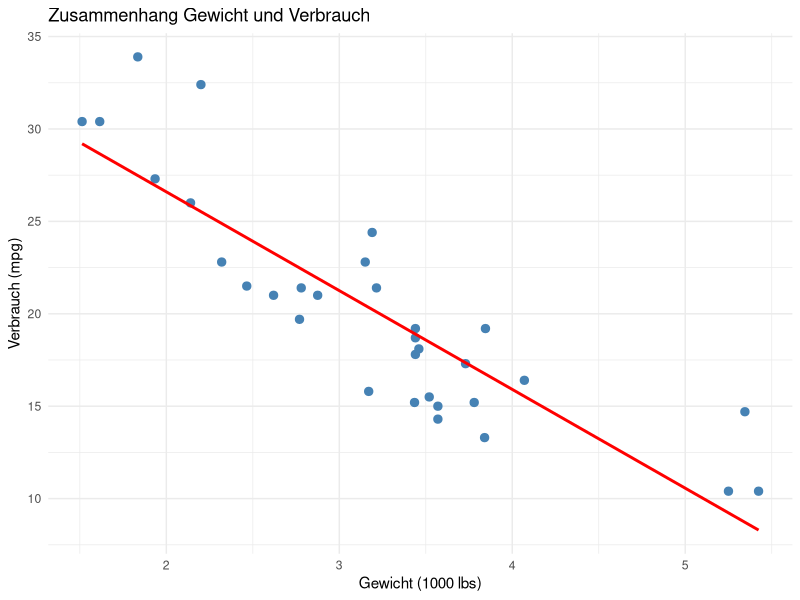
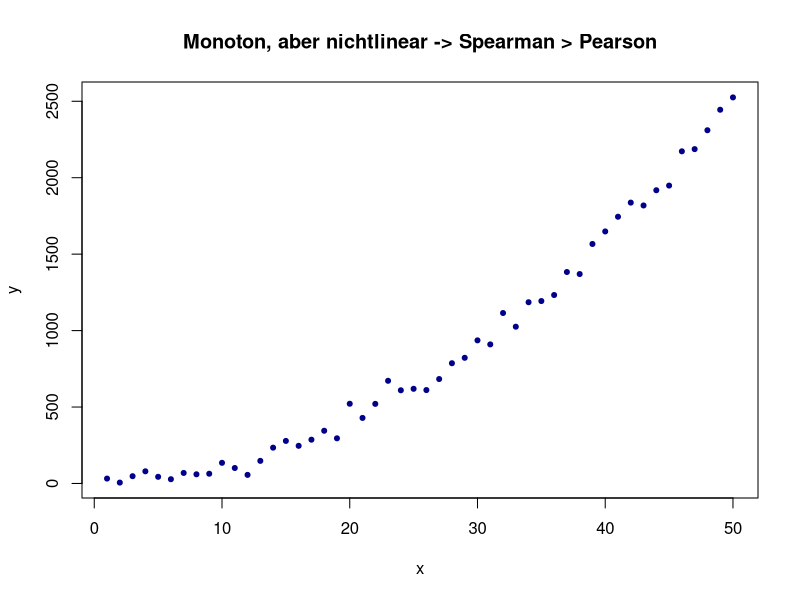
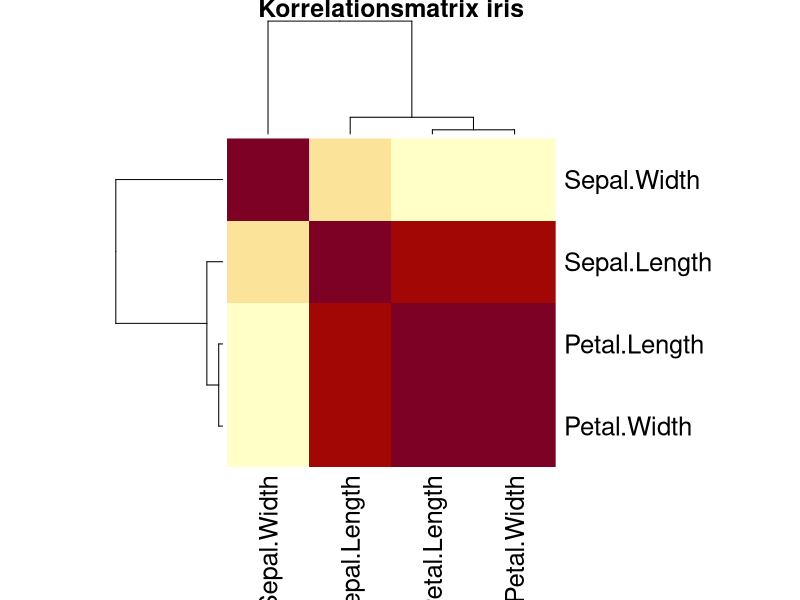
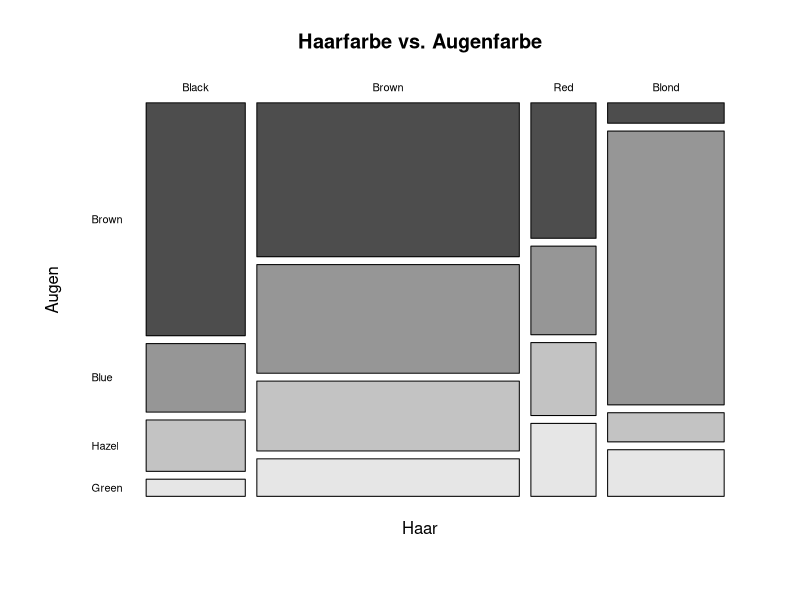

The R source for these figures, in order:
# =============================================================================
# Übung Kapitel 7: Tests für Zusammenhangsmaße
# Themen: Pearson- vs. Spearman-Korrelation, Korrelations-Signifikanztest,
#         Chi-Quadrat-Unabhängigkeitstest, Mosaikplot
# Datensätze: mtcars, iris, HairEyeColor (R-base)
# =============================================================================

# install.packages("ggplot2")
library(ggplot2)


# -----------------------------------------------------------------------------
# Aufgabe 1 – Pearson- und Spearman-Korrelation
# -----------------------------------------------------------------------------
# mtcars: Zusammenhang Gewicht (wt) und Verbrauch (mpg).
#
# a) Berechne Pearson- und Spearman-Korrelation.
# b) Teste, ob die Pearson-Korrelation signifikant von 0 verschieden ist.
# c) Streudiagramm + Regressionsgerade.

data(mtcars)

cor_p <- cor(mtcars$wt, mtcars$mpg, method = "pearson")
cor_s <- cor(mtcars$wt, mtcars$mpg, method = "spearman")
cat("Pearson  =", round(cor_p, 3), "\n")
cat("Spearman =", round(cor_s, 3), "\n")

cor_test_p <- cor.test(mtcars$wt, mtcars$mpg, method = "pearson")
print(cor_test_p)

# Visualisierung
ggplot(mtcars, aes(x = wt, y = mpg)) +
  geom_point(color = "steelblue", size = 2.5) +
  geom_smooth(method = "lm", se = FALSE, color = "red") +
  labs(title = "Zusammenhang Gewicht und Verbrauch",
       x = "Gewicht (1000 lbs)", y = "Verbrauch (mpg)") +
  theme_minimal()


# -----------------------------------------------------------------------------
# Aufgabe 2 – Pearson vs. Spearman bei nichtlinearen Daten
# -----------------------------------------------------------------------------
# Erzeuge x = 1..50 und y = x^2 + leichtes Rauschen. Welche der beiden
# Korrelationen ist näher bei 1? Was bedeutet das?

set.seed(2025)
x <- 1:50
y <- x^2 + rnorm(50, mean = 0, sd = 50)

cat("Pearson  =", round(cor(x, y, method = "pearson"),  3), "\n")
cat("Spearman =", round(cor(x, y, method = "spearman"), 3), "\n")

plot(x, y, pch = 20, col = "darkblue",
     main = "Monoton, aber nichtlinear -> Spearman > Pearson")


# -----------------------------------------------------------------------------
# Aufgabe 3 – Korrelationsmatrix für iris
# -----------------------------------------------------------------------------
# Berechne die Pearson-Korrelationsmatrix der vier numerischen Variablen.
# Visualisiere sie z. B. als Heatmap (base oder ggplot2 + reshape2).

iris_num <- iris[, 1:4]
M <- round(cor(iris_num), 2)
print(M)

# einfache Visualisierung mit base R
heatmap(M, symm = TRUE, margins = c(8, 8), main = "Korrelationsmatrix iris")


# -----------------------------------------------------------------------------
# Aufgabe 4 – Chi-Quadrat-Unabhängigkeitstest
# -----------------------------------------------------------------------------
# Untersuche im Datensatz mtcars, ob die Anzahl Zylinder (cyl) und das
# Getriebe (am) unabhängig sind.
#
# H0: cyl und am sind unabhängig
# H1: es gibt einen Zusammenhang

tab <- table(mtcars$cyl, mtcars$am)
print(tab)

chi <- chisq.test(tab)
print(chi)

# Bei kleinen Erwartungswerten ggf. Simulation:
chi_sim <- chisq.test(tab, simulate.p.value = TRUE, B = 5000)
print(chi_sim)


# -----------------------------------------------------------------------------
# Aufgabe 5 – Mosaikplot zur Kontingenztabelle
# -----------------------------------------------------------------------------
# Visualisiere den Datensatz HairEyeColor als Mosaikplot.

data(HairEyeColor)
# über Geschlecht aggregieren
he <- apply(HairEyeColor, c(1, 2), sum)
print(he)

mosaicplot(he, color = TRUE, las = 1,
           main = "Haarfarbe vs. Augenfarbe",
           xlab = "Haar", ylab = "Augen")

chi_he <- chisq.test(he)
cat("Chi-Quadrat-Test HairEyeColor: p =",
    format.pval(chi_he$p.value), "\n")


# -----------------------------------------------------------------------------
# Aufgabe 6 – Korrelation pro Gruppe
# -----------------------------------------------------------------------------
# Für iris: Korrelation zwischen Sepal.Length und Petal.Length GETRENNT
# pro Spezies. Was beobachtest du?

for (sp in unique(iris$Species)) {
  sub <- iris[iris$Species == sp, ]
  r <- cor(sub$Sepal.Length, sub$Petal.Length)
  cat("Korrelation in", sp, ":", round(r, 3), "\n")
}
# -> Simpson-Paradoxon-artige Effekte: Gesamt-Korrelation kann höher als
#    die Korrelationen innerhalb der Gruppen sein.
